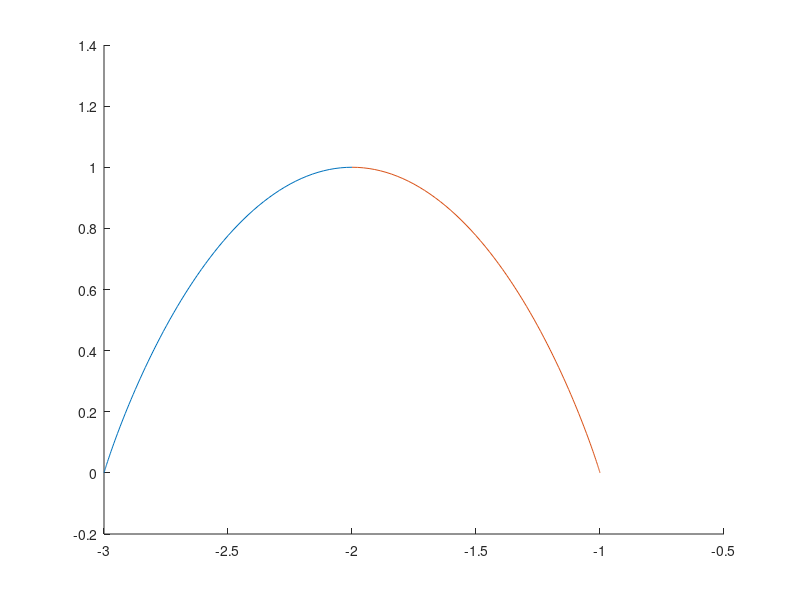

Reproduce this figure in MATLAB.
% PolySolverTestScript3.m is a script to develop and test a solver for polynomial trajectories
%
%	AUTHOR: Ross Allen
%	DATE:	Feb 17, 2015
%
%	NOTES:
%		See Ricther et. al. "Polynomial Trajectory Planning for Aggressive ..." to see motivation
%       - Version 3 redefines the time vector to be a set of delta
%
%%%%%%%%%%%%%%%%%%%%%%%%%%%%%%%%%%%%%%%%%%%%%%%%%%%%%%%%%%%%%%%%%%%%%%%%%%%%%%%%%%%%%%%

clear
clc
close all

% Given Params
N = 9;		% Order of polynomial
wD = zeros(N+1,1); wD(5) = 1; % derivative minimization weight
wT = 1000;    % Time minimization weight
gamT = 1;       % gradient descent step size
keys = [ ...    % keypoints or waypoints for trajectory 
    -3, 0, 0, 0;...
    -2, 1, 1, 0;...
    -1, 0, 2, 0;...
%     0, -1, 3, 0;...
%     1, 0, 4, 0;...
%     2, 1, 5, 0;...
%     3, 0, 6, 0;...
    ];          % ([m], [m], [m], [rad])
epsf = 1e-9;   % epsilon for floating point comparisons
lowVel = 10;   % [m/s] low velocity for timing estimate
T0 = 0;         % [s] initial time
plotRes = true;

% Derived parameters and one-time calculations
nCoef = N+1;	% number of coefficients
nKeys = size(keys, 1);  % number of keypoints to be connected
nOut = size(keys, 2);   % number of output states (should always be 4)
nSeg = nKeys - 1;		% number of polynomial segments
nTermVar = nCoef/2; % number of variables at terminal points of seg
nVar = nCoef*nSeg;  % number of variables
nExFixed = 2*nTermVar + 2*nSeg-2; % number of explicitly fixed variables
nImFixed = (nSeg-1)*(nTermVar-1);   % num of implicitly fixed vars (matching)
nFixed = nExFixed + nImFixed;       % total num of fixed vars
nFree = nVar - nFixed;  % total number of free variables 

% Error check inputs
if length(wD) ~= N+1
    disp('error: weight vector mis-dimension')
    return;
end
if any(wD < 0) || wT < 0 || all(abs(wD) < epsf);
    disp('error: weight vector invalid')
    return;
end
if nKeys < 2
    disp('error: need at least 2 keyframes')
    return;
end
if mod(nCoef,2)
    disp('error: currently require even number of coefs')
    return;
end

% Calculate keypoint linear distances and Estimate travel times
% TODO: perform some form of time scaling to have properly conditioned matrices
linDist = diag(-ones(nSeg,1),-1) + eye(nKeys);
linDist(1,:) = zeros(1,nKeys);
linDist = linDist*keys(:,1:3);
linDist = (linDist.*linDist)*ones(3,1);
linDist = sqrt(linDist);
Tdel = linDist./lowVel;
Tcum = T0 + cumsum(Tdel);
Tdel(1) = [];
%T = [0; 1; 2];      % added for debugging

% Form constraint  vector d
% NOTE: Assumes that vel, acc, jerk, snap are fixed to zero at beginning and end    
d_exFixed = zeros(nVar, 1);
d_exFixed(1:nTermVar) = 1;
d_exFixed(end-nTermVar+1:end) = 1;
d_exFixed(1:nTermVar:end) = 1;  % explicitly fixed variables
d_imFixed = repmat([zeros(nTermVar+1,1);ones(nTermVar-1,1)],nSeg-1,1);
d_imFixed = [d_imFixed; zeros(nCoef,1)];    % implicitly fixed varaibles (matching)
d_fixed = or(d_exFixed,d_imFixed);
if any(and(d_exFixed,d_imFixed)) || length(find(d_exFixed))~=nExFixed || length(find(d_imFixed))~=nImFixed
    disp('there is a misalignment with implicit and explicit constraint IDs')
    return;
end
% variables that are fixed implicitly or explicitly

nRepKeys = 2*nKeys-2;       % number of key when repetition is counted
repKeys = keys(2:end-1,:);
repKeys = [repKeys, repKeys];
repKeys = reshape(repKeys', nOut, nRepKeys-2)';
repKeys = [keys(1,:); repKeys; keys(end,:)];    % keys with repetition included
accordion = eye(nRepKeys);
accordion = [accordion, zeros(nRepKeys, nRepKeys*(nTermVar-1))];
accordion = reshape(accordion', nRepKeys, nVar)';   % matrix for exanding columns
d = accordion*repKeys;     % hold x, y, z, yaw constraint values in one matrix


% Form Q and A  matrices for derivative minimization (sec 3.1 - 3.3)
% Calculate gradient terms for time allocation (sec 3.4 and 3.6)
% TODO: verify validity of Q, A, Au matrice
Q = zeros(nVar, nVar, nCoef);
A = zeros(nVar, nVar);
%gradJMat = zeros(nVar,nVar,nCoef);  % gradient of J wrt T
gradJMat = cell(nSeg,1);  % gradient of J wrt T
matchMat_A = eye(nVar);     % matrix to enforce matching constraint at seg trans
matchMat_d = eye(nVar);     % matrix to enforce matching on d
orderMat = zeros(nVar, nVar);   % matrix to reorder A matrix and d vector
fixedInd = 1;
freeInd = nFixed + 1;
for l = 1:nSeg;                 % segment number being worked
    baseInd = (l-1)*nCoef;      % base row/column index of Q being worked
    gradJMat{l} = zeros(nCoef,nCoef,nCoef);

    for k = 0:N                 % order of derivative
        kk = k + 1;             % index of deriv weight
        krow = kk+baseInd;      % row index from 1:nVar

        % Construct contraint matching matrices
        if l < nSeg && kk > nTermVar+1
            matchMat_A(krow,krow+nTermVar) = -1;
            matchMat_d(krow,krow) = 0;
        end

        % Construct order matrix
        if d_fixed(krow)
            orderMat(fixedInd, krow) = 1;
            fixedInd = fixedInd + 1;
        else
            orderMat(freeInd, krow) = 1;
            freeInd = freeInd + 1;
        end

        for i = k:N
            ii = baseInd+i+1;   % row index to be inserted to
            iprod = factorial(i)/factorial(i-k);

            % Calculate constraint matrix
            if kk <= nTermVar
                if i == k
                    A(baseInd+kk,ii) = iprod;
                end
                A(baseInd+kk+nTermVar,ii) = iprod*Tdel(l,1)^(i-k);
            end

            for j = k:N
                jj = baseInd+j+1;   % col index to be inserted to
                jprod = factorial(j)/factorial(j-k);

                tempProd = wD(kk)*iprod*jprod;

                % Calculate minimization matrix
                Q(ii,jj,kk) = tempProd*...
                    (Tdel(l,1)^(i+j+1-2*k))/(i+j+1-2*k);
                
                % Store gradient information
                gradJMat{l}(i+1,j+1,kk) = tempProd*Tdel(l,1)^(i+j-2*k); 
            end
        end
    end
    
    % Sum over weights for gradient info
    gradJMat{l} = sum(gradJMat{l},3);

end
Q = sum(Q,3);   % sum over derivative weights for final Q matrix

% Error check orderMat
if ~(fixedInd == nFixed+1 && freeInd == nVar+1)
    disp('check orderMat creation')
    return;
end

clear baseInd l k i j kk ii jj krow iprod jprod fixedInd freeInd tempProd

% Form A matrix and d vector  for unconstrained formulation
Au = orderMat*matchMat_A*A;
du = orderMat*matchMat_d*d;

% Form R matrix
% NOTE: this may be accelerated by calcing A^-1 once and reusing
R = ((Au')\Q)*(Au\eye(nVar));

% Form partitons of R and d
R_PP = R(nFixed+1:end,nFixed+1:end);
R_FP = R(1:nFixed,nFixed+1:end);
du_F = du;
du_F(nFixed+1:end,:) = [];

% Solve for free derivatives
du_P = R_PP\(R_FP');
du_P = -du_P*du_F;

% Map back to polynomial coefs
du_opt = [du_F; du_P];
p_coefs = Au\du_opt;

% Calculate next time vector
gradJ = zeros(nSeg,1);
for l = 1:nSeg
    baseInd = (l-1)*nCoef;
    p_l = p_coefs(baseInd+1:baseInd+nCoef,1);
    %p_l1 = p_coefs(baseInd+nCoef+1:baseInd+2*nCoef,1);
    gradJ(l,1) =  p_l'*gradJMat{l}*p_l +wT; 
end
%gradJ(nSeg,1) = p_l1'*gradJMat{nSeg}*p_l1 + wT;
Tnew = Tdel -  gamT*gradJ;
clear l baseInd p_l p_l1

% Plot results
if plotRes
    nPlotPoints = 100;
    figure
    hold on
    xSnap2Intg = 0;
    for l = 1:nSeg
        baseInd = (l-1)*nCoef;
        tVec = linspace(0, Tdel(l,1), nPlotPoints);
        xPos = polyval(flipud(p_coefs(1+baseInd:nCoef+baseInd,1)), tVec);
        yPos = polyval(flipud(p_coefs(1+baseInd:nCoef+baseInd,2)), tVec);
        zPos = polyval(flipud(p_coefs(1+baseInd:nCoef+baseInd,3)), tVec);
        plot3(xPos, yPos, zPos);
        
        % For debugging
        xSnap2 = (polyval(polyder(polyder(polyder(polyder(flipud(p_coefs(1+baseInd:nCoef+baseInd,1)))))), tVec)).^2;
        xSnap2Intg = trapz(tVec,xSnap2)+xSnap2Intg;
        for k = 4:N
            kk = k + 1;
            
        end
    end
    hold off
    
    clear l baseInd
end
